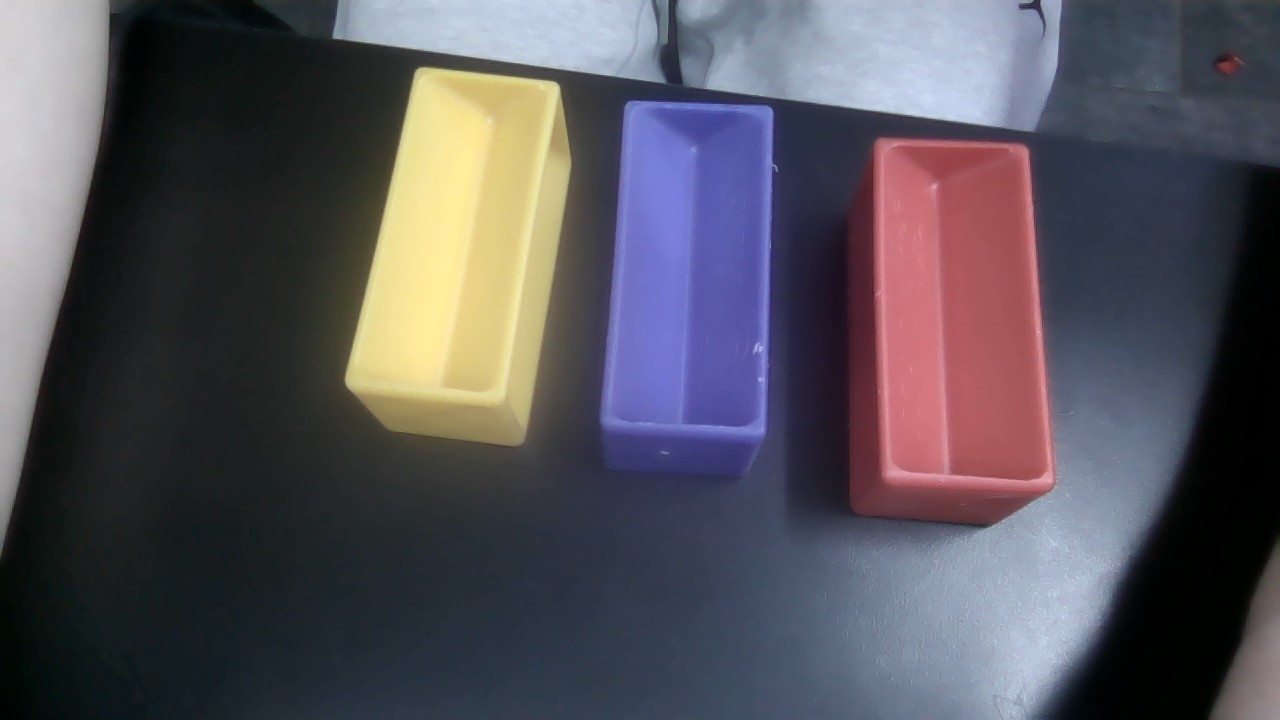
#> input picture blk_imgs/r9000p_laptop.jpg, 1280 x 720 px, given in place of the camera
$ python block_angle_detection.py
#> lines starting #> are read from the running program, lines starting #| are printed output that depends on the picture; after the words box and inside, x2 and y2 are one past the last pixel; in counts of white or black regions, pixels touching at a corner belong together
import cv2
import numpy as np
from dataclasses import dataclass, field
from typing import List, Tuple

# ---------- Data Classes ----------

hsv_t = Tuple[int, int, int]
bgr_t = Tuple[int, int, int]

@dataclass
class Color:
    """Stores color name, HSV ranges, and BGR values for drawing."""
    name: str
    hsv_ranges: List[Tuple[hsv_t, hsv_t]]
    bgr: bgr_t

@dataclass
class Block:
    """Represents a detected color block with position, size, angle, color info, and HSV stats."""
    center: Tuple[float, float]
    size: Tuple[float, float]
    angle: float
    color: Color
    color_std: Tuple[float, float, float] = (0.0, 0.0, 0.0)
    mean_hsv: Tuple[float, float, float] = (0.0, 0.0, 0.0)
    contour: np.ndarray = field(default_factory=lambda: np.array([]))  # store the absolute contour for visualization


# ---------- Global Color Definitions ----------

RED = Color(
    name='RED',
    hsv_ranges=[
        ((0, 80, 100), (10, 200, 255)),
        ((160, 80, 100), (180, 200, 255))
    ],
    bgr=(0, 0, 255)
)

BLUE = Color(
    name='BLUE',
    hsv_ranges=[
        ((105, 50, 100), (120, 200, 255))
    ],
    bgr=(255, 0, 0)
)

YELLOW = Color(
    name='YELLOW',
    hsv_ranges=[
        ((20, 100, 100), (30, 255, 255))
    ],
    bgr=(0, 255, 255)
)

COLOR_DEFINITIONS = [RED, BLUE, YELLOW]


# ---------- Color Block Detector ----------

def compute_hue_std_flip(h_array: np.ndarray, flip_threshold: float = 90.0) -> float:
    # Ensure float
    h_float = h_array.astype(np.float32)

    # 1) Direct std
    std1 = np.std(h_float)

    # 2) Flip
    shifted = h_float.copy()
    mask = (shifted < flip_threshold)
    shifted[mask] += 180.0
    std2 = np.std(shifted)

    return float(min(std1, std2))


class ColorBlockDetector:
    """
    Detects color blocks by:
      1) Preprocessing (brightness, blur)
      2) Creating color masks
      3) Finding contours
      4) Computing mean & std(H, S, V) inside each contour
    """
    def __init__(self):
        # Basic image processing parameters
        self.blur_size = 35
        self.brightness = 0
        self.erode_iter = 7
        self.dilate_iter = 6
        self.min_contour_area = 1000
        self.kernel = cv2.getStructuringElement(cv2.MORPH_ELLIPSE, (5, 5))

        # Tolerance margins for HSV
        self.color_margin = {
            'H': 3,
            'S': 20,
            'V': 150
        }

        # Thresholds for std(H, S, V)
        self.std_threshold_hsv = (3, 50, 50)

        # Storage for debug images (intermediate steps)
        self._debug_images = {}

    def process_frame(self, frame: np.ndarray) -> List[Block]:
        """Main entry: preprocess and detect blocks, while saving debug images."""
        self._debug_images.clear()  # clear from previous frame

        # Save original frame
        self._debug_images['original'] = frame.copy()

        # 1) Preprocessing
        preprocessed = self._preprocess(frame)
        self._debug_images['preprocessed'] = preprocessed.copy()

        # 2) Convert to HSV
        hsv = cv2.cvtColor(preprocessed, cv2.COLOR_BGR2HSV)
        hsv_bgr_like = cv2.cvtColor(hsv, cv2.COLOR_HSV2BGR)  # just for visualization
        self._debug_images['hsv_space'] = hsv_bgr_like

        # 3) Detect blocks
        blocks = self._detect_blocks(hsv)

        return blocks

    def get_debug_images(self) -> dict:
        """Returns debug images for visualization."""
        return self._debug_images

    def _preprocess(self, frame: np.ndarray) -> np.ndarray:
        """Adjust brightness and apply Gaussian blur."""
        frame = cv2.convertScaleAbs(frame, alpha=1, beta=self.brightness)
        if self.blur_size > 0:
            kernel_size = self.blur_size | 1
            frame = cv2.GaussianBlur(frame, (kernel_size, kernel_size), 0)
        return frame

    def _detect_blocks(self, hsv: np.ndarray) -> List[Block]:
        blocks = []
        combined_mask = np.zeros(hsv.shape[:2], dtype=np.uint8)

        for color_def in COLOR_DEFINITIONS:
            mask = self._create_color_mask(hsv, color_def)
            combined_mask = cv2.bitwise_or(combined_mask, mask)

            contours = self._find_contours(mask)
            color_blocks = self._process_contours(contours, color_def, hsv)
            blocks.extend(color_blocks)

        combined_bgr = cv2.cvtColor(combined_mask, cv2.COLOR_GRAY2BGR)
        self._debug_images['combined_mask'] = combined_bgr

        return blocks

    def _create_color_mask(self, hsv: np.ndarray, color_def: Color) -> np.ndarray:
        """
        Create a mask for each color definition, applying morphological operations.
        The recognized areas retain their original colors (converted from HSV to BGR).

        Args:
            hsv (np.ndarray): The HSV-converted image.
            color_def (Color): The color definition (with HSV ranges and BGR info).

        Returns:
            np.ndarray: A binary mask after morphological ops.
        """
        # Step 1: Initialize an empty mask
        mask = np.zeros(hsv.shape[:2], dtype=np.uint8)

        # Step 2: Apply color thresholds for each HSV range
        for (lower, upper) in color_def.hsv_ranges:
            lower_margin = np.array([
                max(0, lower[0] - self.color_margin['H']),
                max(0, lower[1] - self.color_margin['S']),
                max(0, lower[2] - self.color_margin['V'])
            ], dtype=np.uint8)

            upper_margin = np.array([
                min(180, upper[0] + self.color_margin['H']),
                min(255, upper[1] + self.color_margin['S']),
                min(255, upper[2] + self.color_margin['V'])
            ], dtype=np.uint8)

            # Apply threshold to get binary mask
            tmp_mask = cv2.inRange(hsv, lower_margin, upper_margin)
            mask = cv2.bitwise_or(mask, tmp_mask)

        # Step 3: For debug: raw mask in color
        hsv_bgr = cv2.cvtColor(hsv, cv2.COLOR_HSV2BGR)
        raw_mask_colored = cv2.bitwise_and(hsv_bgr, hsv_bgr, mask=mask)
        debug_raw = f"{color_def.name.lower()}_mask_raw"
        self._debug_images[debug_raw] = raw_mask_colored

        # Step 4: Morphological operations (erode & dilate)
        mask_morph = cv2.erode(mask, self.kernel, iterations=self.erode_iter)
        mask_morph = cv2.dilate(mask_morph, self.kernel, iterations=self.dilate_iter)

        # Step 5: For debug: morph mask in color
        morph_mask_colored = cv2.bitwise_and(hsv_bgr, hsv_bgr, mask=mask_morph)
        debug_morph = f"{color_def.name.lower()}_mask_morph"
        self._debug_images[debug_morph] = morph_mask_colored

        return mask_morph

    def _find_contours(self, mask: np.ndarray) -> List[np.ndarray]:
        """Find external contours with area > min_contour_area."""
        contours, _ = cv2.findContours(mask, cv2.RETR_EXTERNAL, cv2.CHAIN_APPROX_SIMPLE)
        return [c for c in contours if cv2.contourArea(c) > self.min_contour_area]

    def _process_contours(self,
                          contours: List[np.ndarray],
                          color_def: Color,
                          hsv: np.ndarray) -> List[Block]:
        """Compute mean & std(H, S, V) inside each contour and filter by thresholds."""
        blocks = []
        for cnt in contours:
            rect = cv2.minAreaRect(cnt)
            (cx, cy), (w, h), angle = rect

            # Normalize orientation
            if w < h:
                w, h = h, w
                angle += 90

            # Get bounding rect (for ROI)
            x_min, y_min, w_int, h_int = cv2.boundingRect(cnt)
            if w_int == 0 or h_int == 0:
                continue

            # Create local mask (contour inside bounding box)
            contour_mask = np.zeros((h_int, w_int), dtype=np.uint8)
            shifted_cnt = cnt - [x_min, y_min]
            cv2.drawContours(contour_mask, [shifted_cnt], 0, (255,), -1)

            # Extract HSV ROI
            hsv_roi = hsv[y_min:y_min + h_int, x_min:x_min + w_int]
            hsv_masked = cv2.bitwise_and(hsv_roi, hsv_roi, mask=contour_mask)

            # Split channels and extract valid pixels
            h_ch, s_ch, v_ch = cv2.split(hsv_masked)
            h_valid = h_ch[contour_mask == 255].astype(np.float32)
            s_valid = s_ch[contour_mask == 255].astype(np.float32)
            v_valid = v_ch[contour_mask == 255].astype(np.float32)

            if len(h_valid) == 0:
                continue

            # Compute mean & std for H, S, V
            mean_h = float(np.mean(h_valid))
            mean_s = float(np.mean(s_valid))
            mean_v = float(np.mean(v_valid))

            std_h = compute_hue_std_flip(h_valid, flip_threshold=90.0)
            std_s = float(np.std(s_valid))
            std_v = float(np.std(v_valid))

            # Create a new Block
            if std_h <= self.std_threshold_hsv[0] and \
               std_s <= self.std_threshold_hsv[1] and \
               std_v <= self.std_threshold_hsv[2]:

                block = Block(
                    center=(cx, cy),
                    size=(w, h),
                    angle=angle,
                    color=color_def,
                    color_std=(std_h, std_s, std_v),
                    mean_hsv=(mean_h, mean_s, mean_v),
                    contour=cnt  # store the original contour (absolute coordinates)
                )
                blocks.append(block)
        return blocks


# ---------- Block Visualizer ----------

class BlockVisualizer:
    """
    Manages two modes:
      - Mode 0: Final detection only (single window)
      - Mode 1: Debug images (multiple windows, intermediate steps) + one additional window
                showing each block region filled with its average HSV color.
    """
    def __init__(self):
        self.mode = 0
        self.prev_mode = -1  # force initialization
        self.main_window = "Block Detection"

    def toggle_mode(self):
        # only two modes for now: 0 -> 1 -> 0 -> 1 ...
        self.mode = (self.mode + 1) % 2

    def visualize(self, frame: np.ndarray, blocks: List[Block], debug_images: dict):
        """
        Decide which visualization to show based on mode.
        Only destroy/recreate windows if the mode changed.
        """
        if self.mode != self.prev_mode:
            cv2.destroyAllWindows()
            self.prev_mode = self.mode

        if self.mode == 0:
            # Show final detection
            self.show_final_result(frame, blocks)
        else:
            # Show debug images + a window for average HSV fill
            self.show_debug_images(debug_images)
            self.show_avg_hsv_fill(frame, blocks)

    def show_final_result(self, frame: np.ndarray, blocks: List[Block]):
        """Draw bounding boxes and put text for each block."""
        output = frame.copy()
        for block in blocks:
            box = cv2.boxPoints((block.center, block.size, block.angle))  # type: ignore
            box = np.intp(box)
            cv2.drawContours(output, [box], 0, block.color.bgr, 2) # type: ignore

            # Text lines with extra info: avgH, avgS, avgV
            lines = [
                f"{block.color.name}: {block.angle:.1f} deg",
                f"stdHSV=({block.color_std[0]:.1f}, {block.color_std[1]:.1f}, {block.color_std[2]:.1f})",
                f"avgHSV=({block.mean_hsv[0]:.1f}, {block.mean_hsv[1]:.1f},{block.mean_hsv[2]:.1f})"
            ]
            x0, y0 = int(block.center[0]), int(block.center[1])
            for i, line in enumerate(lines):
                offset_y = i * 15
                cv2.putText(
                    output,
                    line,
                    (x0, y0 + offset_y),
                    cv2.FONT_HERSHEY_SIMPLEX,
                    0.5,
                    (255, 255, 255),
                    1
                )

        cv2.putText(
            output,
            "Final Detection",
            (10, 30),
            cv2.FONT_HERSHEY_SIMPLEX,
            1.0,
            (0, 255, 0),
            2
        )
        cv2.imshow(self.main_window, output)

    # [35 lines left out: functions show_debug_images, show_avg_hsv_fill, not called in this run]


# ---------- Main Loop ----------

if __name__ == "__main__":
    cap = cv2.VideoCapture(0)
    detector = ColorBlockDetector()
    visualizer = BlockVisualizer()

    while True:
        ret, frame = cap.read()
#> frame is the input picture: shape (720, 1280, 3); mean B, G, R 91.2, 83, 85.9
        if not ret:
            break

        blocks = detector.process_frame(frame)
#> the loop in _detect_blocks, `for color_def in COLOR_DEFINITIONS:` made 3 passes
#> pass 1, in _detect_blocks, `mask = self._create_color_mask(hsv, color_def)`:
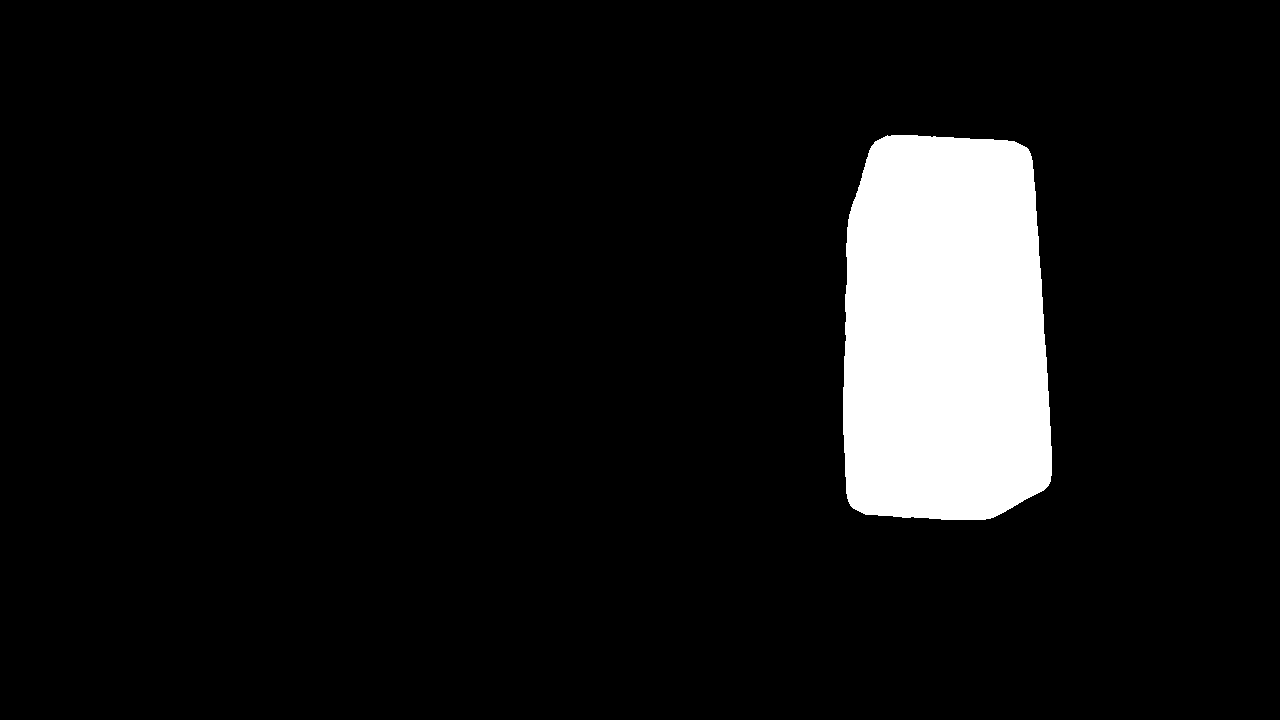
#> mask: shape (720, 1280); 7.9% white; 1 white region, box (x1, y1, x2, y2) and area: (843, 135, 1052, 520) 72995
#> after the loop in _detect_blocks, `for color_def in COLOR_DEFINITIONS:`:
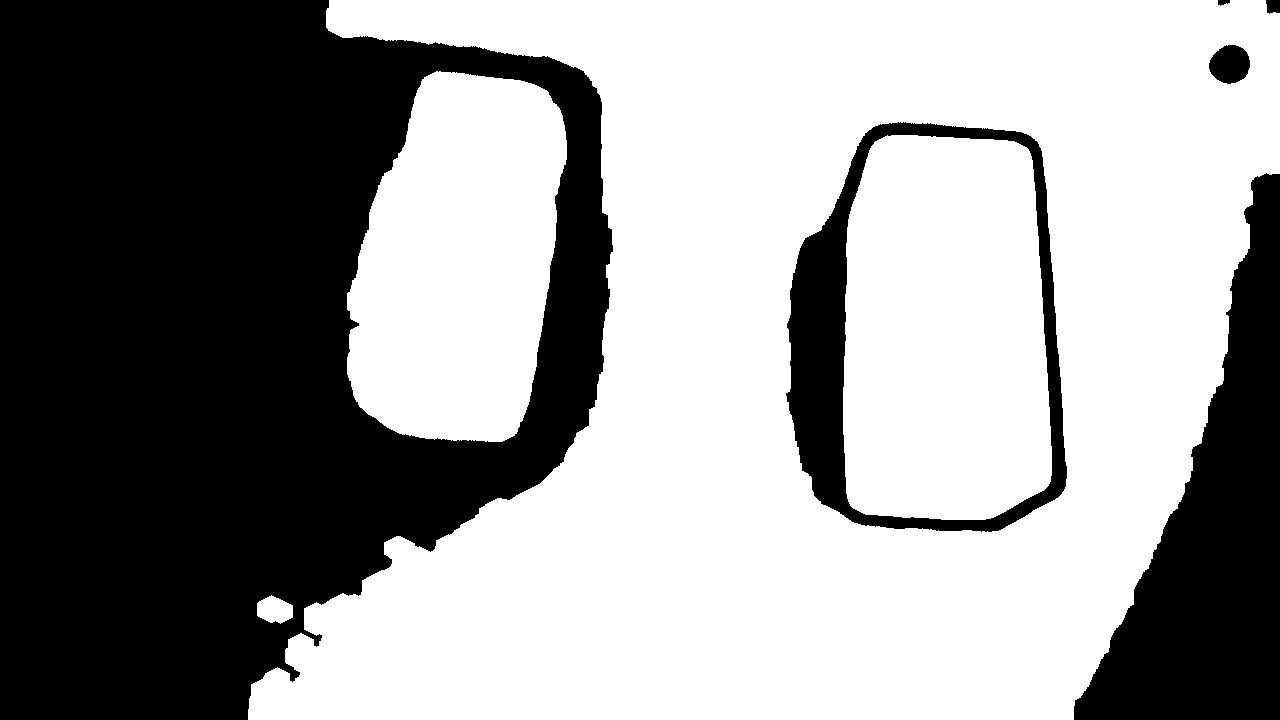
#> combined_mask: shape (720, 1280); 59.6% white; 6 black regions, box (x1, y1, x2, y2) and area: (0, 0, 613, 720) 295081, (1074, 173, 1280, 720) 52159, (786, 122, 1067, 532) 23764, (1209, 45, 1250, 84) 1217, (1266, 0, 1280, 14) 171, (1218, 0, 1230, 6) 52
#> after the loop in _detect_blocks, `for color_def in COLOR_DEFINITIONS:`:
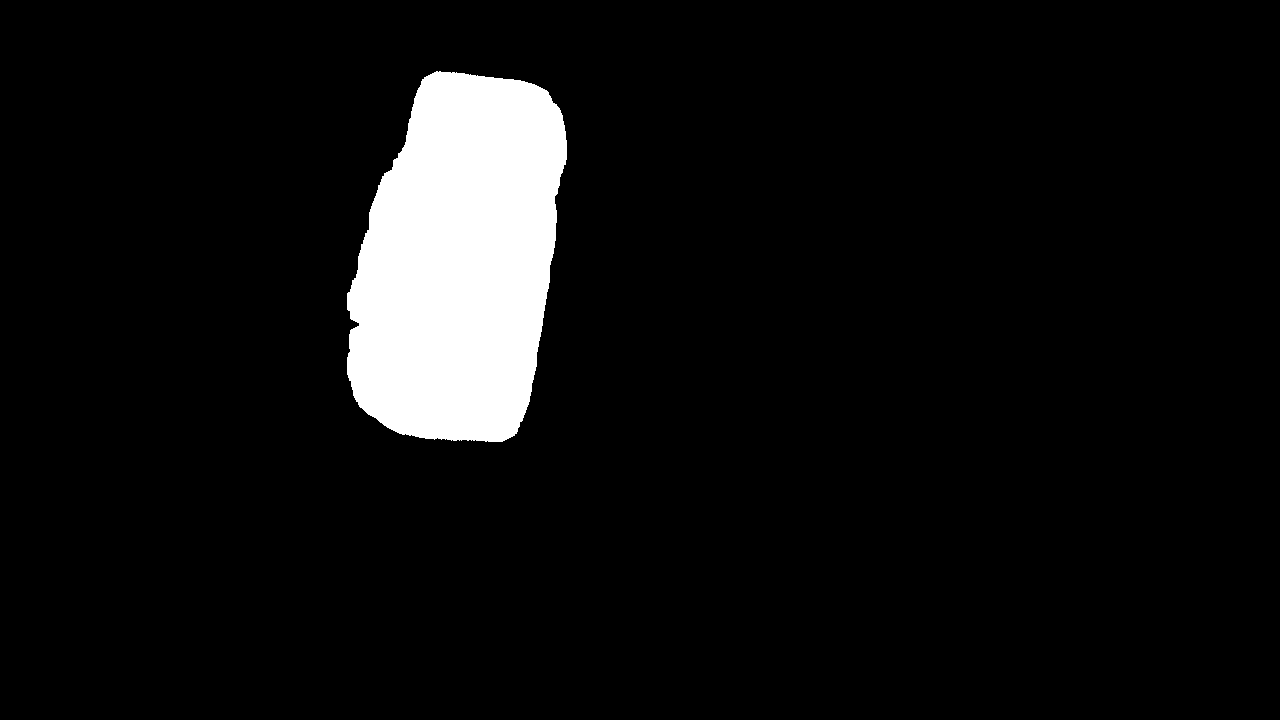
#> mask: shape (720, 1280); 6.9% white; 1 white region, box (x1, y1, x2, y2) and area: (347, 71, 567, 442) 63204
#> after the loop in _detect_blocks, `for color_def in COLOR_DEFINITIONS:`: blocks = 2 items
#> blocks = 2 items
        debug_imgs = detector.get_debug_images()
#> debug_imgs = 10 items

        # Visualize based on the current mode
        visualizer.visualize(frame, blocks, debug_imgs)
#> the loop in show_final_result, `for block in blocks:` made 2 passes
#> (box, x0, y0) on passes 1 to 2: ([[1051, 518], [843, 518], [843, 135], [1051, 135]], 947, 326), ([[522, 453], [326, 422], [383, 58], [578, 89]], 452, 255)
#> in show_final_result, `cv2.putText( output, "Final Detection", (10, 30), cv2.FONT_HERSHEY_SIM..`:
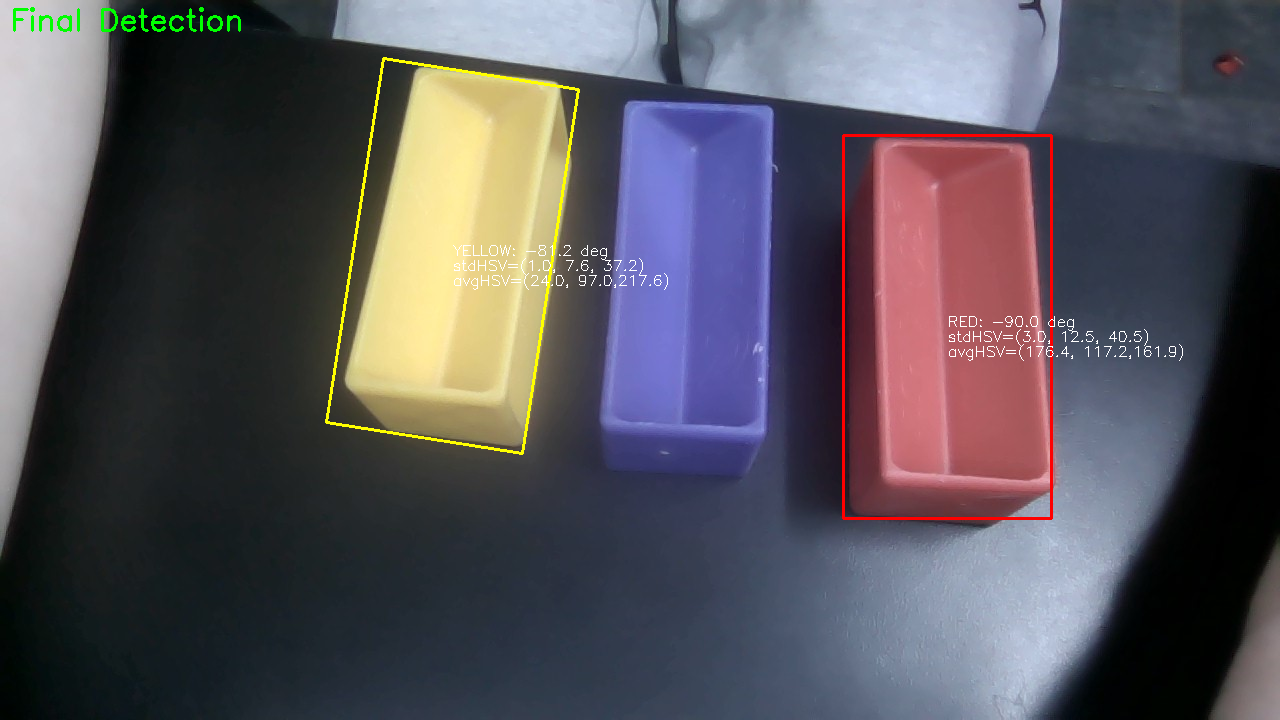
#> output: shape (720, 1280, 3); mean B, G, R 90.9, 83.9, 87.2

        key = cv2.waitKey(1) & 0xFF
#> (key Esc is pressed here)
        if key == 27:  # ESC
            break
        elif key == ord('m'):
            # Toggle modes (0 -> 1 -> 0 -> 1)
            visualizer.toggle_mode()

    cap.release()
    cv2.destroyAllWindows()
